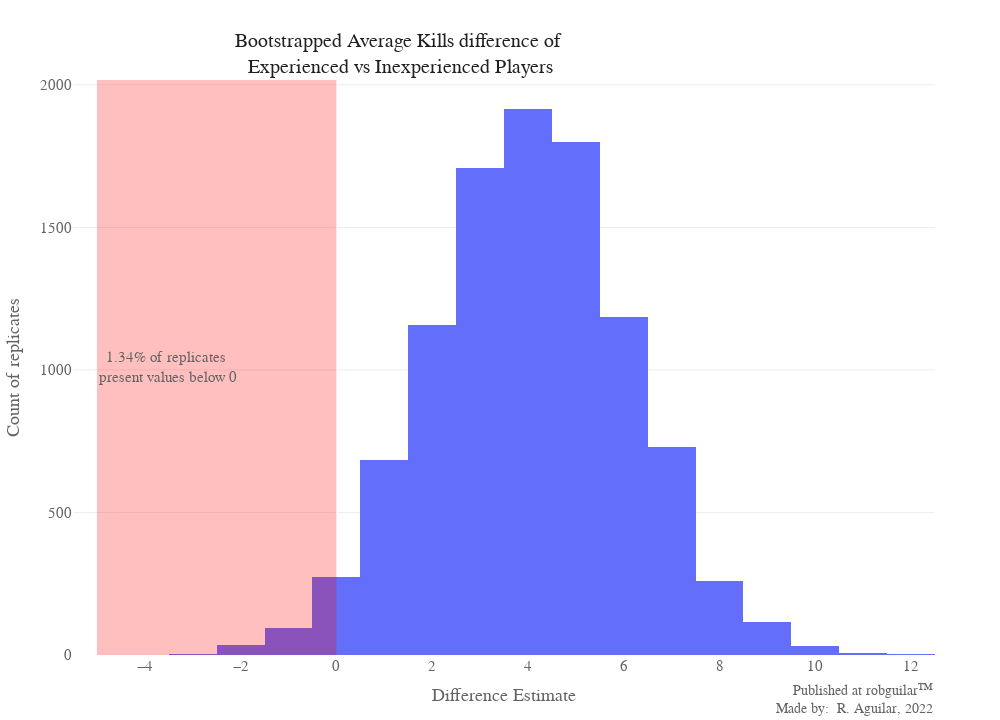

The notebook cell this image was saved under:
### Markdown cell above
After making a sample of 10,000 replicates, we can conclude that 98% of the time, the disparity in the Kills average will be higher in Experienced Players than in Inexperienced players, and from that replicates 90% of them will present a significant difference between distributions

Now let's plot the replicates of the Average Kills difference between groups

### Code cell
bar_annotation = str(round((1-p_emp)*100,2)) + "% " + "of replicates <br>present values below 0"

histboot = px.histogram(bs_emp_replicates)
histboot.add_vrect(x0=min(bs_emp_replicates), x1=0, 
              annotation_text= bar_annotation, annotation_position="left",
              fillcolor="red", opacity=0.25, line_width=0)
histboot.update_layout(layout)
histboot.update_layout(title = {'text':'Bootstrapped Average Kills difference of <br>Experienced vs Inexperienced Players'},
                        yaxis = {'title':"Count of replicates"}, xaxis = {'title':"Difference Estimate"}, showlegend=False)
histboot.add_annotation(sign)
histboot.show()

### Figure 1 — Plotly figure (JSON) as saved in the notebook; plotly's stock layout.template omitted (floating-point values rounded to 4 significant figures; data arrays with more than 128 entries replaced by an {"elided": "..."} marker saying what was removed)
{"data": [{"alignmentgroup": "True", "bingroup": "x", "hovertemplate": "variable=0<br>value=%{x}<br>count=%{y}<extra></extra>", "legendgroup": "0", "marker": {"color": "#636efa"}, "name": "0", "offsetgroup": "0", "orientation": "v", "showlegend": true, "type": "histogram", "x": {"elided": "10000 int values"}, "xaxis": "x", "yaxis": "y"}], "layout": {"activeshape": {"opacity": 0.7}, "annotations": [{"showarrow": false, "text": "1.34% of replicates <br>present values below 0", "x": -5, "xanchor": "left", "xref": "x", "y": 0.5, "yanchor": "middle", "yref": "y domain"}, {"align": "right", "font": {"size": 14}, "showarrow": false, "text": "Published at <a href='https://www.robguilar.com'>robguilar&#8482;</a><br>Made by:  R. Aguilar, 2022", "visible": true, "x": 1, "xref": "paper", "y": -0.11, "yref": "paper"}], "autosize": true, "autotypenumbers": "convert types", "barmode": "relative", "font": {"color": "#636363", "family": "segoe ui light", "size": 15}, "grid": {"pattern": "coupled", "roworder": "bottom to top", "xgap": 0.5, "xside": "bottom", "ygap": 0.5}, "height": 720, "hoverdistance": 50, "hoverlabel": {"align": "left", "bgcolor": "#3D5165", "bordercolor": "#fff", "font": {"color": "#FFFFFF", "family": "segoe ui light", "size": 15}}, "legend": {"bordercolor": "#F70000", "font": {"size": 15}, "itemclick": "toggleothers", "itemdoubleclick": false, "itemwidth": 30, "title": {"font": {"color": "#202020", "size": 17}, "side": "top", "text": "variable"}, "tracegroupgap": 0, "x": 1.05}, "margin": {"b": 65, "l": 65, "pad": 0, "r": 65, "t": 80}, "newshape": {"line": {"color": "#3D5165", "width": 1.5}, "opacity": 0.7}, "paper_bgcolor": "#FFFFFF", "plot_bgcolor": "#FFFFFF", "separators": ". ", "shapes": [{"fillcolor": "red", "line": {"width": 0}, "opacity": 0.25, "type": "rect", "x0": -5, "x1": 0, "xref": "x", "y0": 0, "y1": 1, "yref": "y domain"}], "showlegend": false, "title": {"font": {"color": "#202020", "family": "bahnschrift light", "size": 20}, "pad": {"b": 15, "l": 1}, "text": "Bootstrapped Average Kills difference of <br>Experienced vs Inexperienced Players", "x": 0.4, "xanchor": "center", "y": 0.935, "yanchor": "top", "yref": "container"}, "width": 1000, "xaxis": {"anchor": "free", "automargin": true, "domain": [0, 1], "gridcolor": "#fff", "position": 0, "showgrid": false, "showspikes": false, "spikecolor": "#DEDEDE", "spikethickness": 1.5, "tickcolor": "#FD0000", "ticklabelposition": "outside", "title": {"text": "Difference Estimate"}, "zeroline": true, "zerolinecolor": "#fff", "zerolinewidth": 1.5}, "yaxis": {"anchor": "x", "automargin": true, "domain": [0, 1], "gridcolor": "#EDEDED", "showspikes": false, "spikecolor": "#DEDEDE", "spikethickness": 1.5, "ticklabelposition": "outside", "tickprefix": "", "ticksuffix": "", "title": {"text": "Count of replicates"}, "zeroline": true, "zerolinecolor": "#fff", "zerolinewidth": 1.5}}}
